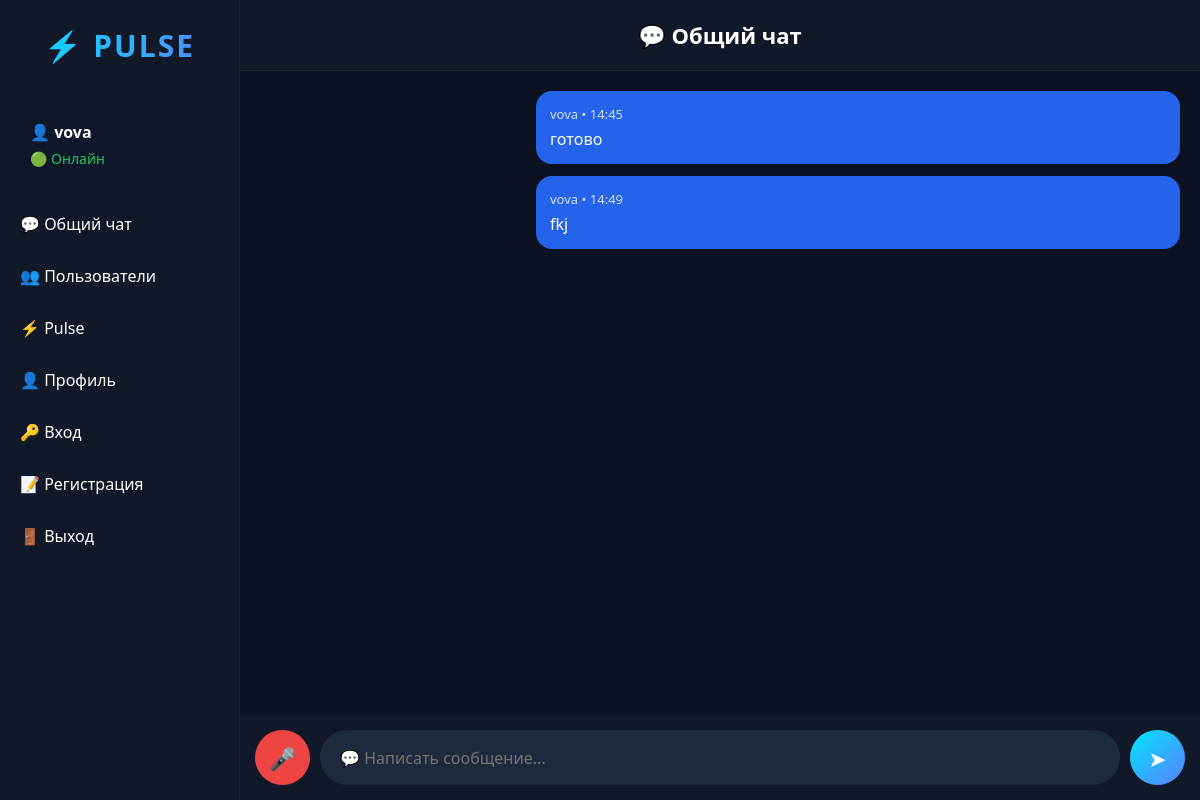
The page /chat (signed in) on the database its author committed.
### tables this page shows
CREATE TABLE messages (
        id INTEGER PRIMARY KEY AUTOINCREMENT,
        username TEXT NOT NULL,
        text TEXT NOT NULL,
        created_at TEXT NOT NULL
    , voice TEXT);

### app.py (the view, shortened to what this page needs)
@app.route("/chat", methods=["GET", "POST"])
def chat():
    if "username" not in session:
        return redirect("/login")
    conn = sqlite3.connect("users.db")
    cursor = conn.cursor()
    cursor.execute(
        """
        SELECT username, text, created_at
        FROM messages
        ORDER BY id
        """
    )
    messages = cursor.fetchall()
    cursor.execute(
        "SELECT username FROM users ORDER BY username"
    )
    users = cursor.fetchall()
    conn.close()
    return render_template(
    "chat.html",
    messages=messages,
    username=session["username"],
    users=users
)

### templates/chat.html (shortened to what this page needs)
{% extends "base.html" %}
{% block content %}
<div class="chat-area">
    <div class="chat-header">
        💬 Общий чат
    </div>
    <div class="messages" id="messages">
        {% for username, text, created_at in messages %}
        <div class="message {% if username == session['username'] %}right{% else %}left{% endif %}">
            <div class="author">
                {{ username }} • {{ created_at }}
            </div>
            <div>
                {{ text }}
            </div>
        </div>
        {% endfor %}
    </div>
    <form class="form" method="POST">
    <button
        type="button"
        id="recordBtn"
        class="voice-btn"
    >
        🎤
    </button>
    <input
        type="text"
        name="message"
        placeholder="💬 Написать сообщение..."
        autocomplete="off"
        required
    >
    <button type="submit">
        ➤
    </button>
</form>
</div>
{% endblock %}

### templates/base.html (style rules this page uses)
* { margin:0; padding:0; box-sizing:border-box; font-family:'Segoe UI',sans-serif; }
body { background:#0b1120; color:white; }

### templates/chat.html (style rules this page uses)
.chat-area { display:flex; flex-direction:column; height:100vh; }
.chat-header { background:#111827; padding:20px; text-align:center; font-size:22px; font-weight:bold; border-bottom:1px solid rgba(255,255,255,.05); }
.messages { flex:1; overflow-y:auto; padding:20px; }
.message { max-width:70%; padding:14px; border-radius:16px; margin-bottom:12px; word-break:break-word; }
.message.right { background:#2563eb; margin-left:auto; }
.author { font-size:13px; margin-bottom:5px; opacity:.8; }
.voice-btn { width:55px; height:55px; border:none; border-radius:50%; background:#ef4444 !important; color:white; font-size:22px; cursor:pointer; }
.form { display:flex; gap:10px; padding:15px; background:#111827; }
.form input { flex:1; padding:16px 20px; border:none; border-radius:30px; background:#1e293b; color:white; font-size:16px; outline:none; }
.form button { width:55px; height:55px; border:none; border-radius:50%; background:linear-gradient( 135deg, #00e5ff, #5b7fff ); color:white; font-size:22px; cursor:pointer; }

### rows shown on the page
messages: username "vova", created_at "14:45", text "готово"
messages: username "vova", created_at "14:49", text "fkj"

### other values the page prints
{{ session.get("username", "Гость") }} "vova"
